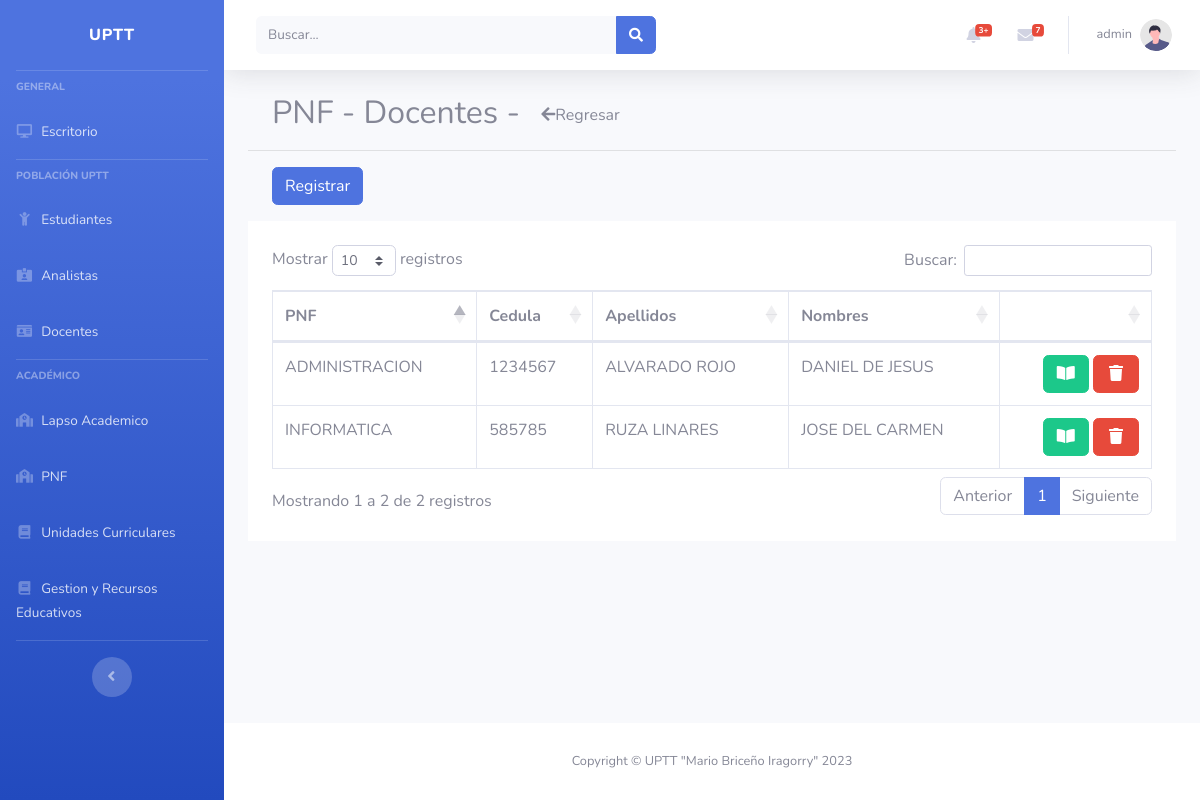
The page /?route=pnfTeachers&method=index (signed in) on the database its author committed.
### tables this page shows
CREATE TABLE `pnf_has_docentes` (
  `r_id` int(11) NOT NULL,
  `pnf_id` int(11) DEFAULT NULL,
  `docente_id` int(11) DEFAULT NULL
);

CREATE TABLE `pnf` (
  `id` int(11) NOT NULL,
  `descripcion` varchar(255) DEFAULT NULL
);

CREATE TABLE `docentes` (
  `id` int(11) NOT NULL,
  `codigo` varchar(255) DEFAULT NULL,
  `cedula` varchar(255) DEFAULT NULL,
  `apellidos` varchar(255) DEFAULT NULL,
  `nombres` varchar(255) DEFAULT NULL,
  `sexo_id` int(11) DEFAULT NULL,
  `fecha_nacimiento` varchar(255) DEFAULT NULL,
  `telefono_movil` varchar(255) DEFAULT NULL,
  `email` varchar(255) DEFAULT NULL,
  `linea_investigacion` varchar(255) DEFAULT NULL,
  `delegado_id` int(11) DEFAULT NULL,
  `cargo_coordinacion_id` int(11) DEFAULT NULL,
  `condicion_id` int(11) DEFAULT NULL,
  `dedicacion_id` int(11) DEFAULT NULL,
  `docente_categoria_id` int(11) DEFAULT NULL,
  `modalidad_id` int(11) DEFAULT NULL,
  `rol_id` int(11) DEFAULT NULL
);

### app/controllers/relations/teachers/pnfTeachersController.php (called while the page is built, shortened)
<?php
require_once($_SERVER['DOCUMENT_ROOT']."/php/uptt-project/app/models/relations/teachers/pnfTeachers.php");
class PNFteachersController{
    private $model;
    public function __construct()
    {
        $this->model = new PNFteachers();
    }
    public function index()
    {
        $rows = $this->model->get();
        include('app/views/pnf_folder/relations_teachers/index.php');
    }
}

### app/db/db.php (called while the page is built)
<?php
class BDConexion{
    private $host = "localhost";
    private $user = "root";
    private $pass = "";
    private $db = "uptt";
    public function __construct(){
        try {
            $pdo = new PDO("mysql:host=$this->host;dbname=$this->db", $this->user, $this->pass);
            $pdo->setAttribute(PDO::ATTR_ERRMODE, PDO::ERRMODE_EXCEPTION);
            return $pdo;
        } catch (PDOException $e) {
            echo "La conexión ha fallado: " . $e->getMessage();
        }
    }
}

### app/models/relations/teachers/pnfTeachers.php (called while the page is built, shortened)
<?php
require_once($_SERVER['DOCUMENT_ROOT']."/php/uptt-project/app/db/db.php");
class PNFteachers extends BDConexion{
    public $conn;
    public function __construct(){
        $this->conn = parent::__construct();
    }
    public function get(){
        $data = [];
        $sql = "SELECT * FROM pnf_has_docentes
                INNER JOIN docentes ON pnf_has_docentes.docente_id=docentes.id
                INNER JOIN pnf ON pnf_has_docentes.pnf_id=pnf.id
                WHERE 1";
        $pdo = $this->conn->prepare($sql);
        if($pdo->execute()){
            if($pdo->rowCount() > 0){
                while ($row = $pdo->fetch(PDO::FETCH_ASSOC)) {
                    $data[] = $row;
                }
            }
            return $data;
        }
    }
}

### app/views/pnf_folder/relations_teachers/index.php (the view, shortened to what this page needs)
<?php include($_SERVER['DOCUMENT_ROOT']."/php/uptt-project/app/views/partials/header.php");?>
<section class="container">
	<h2>PNF - Docentes -
		<a href="?route=pnf&method=index" class="btn">
			<i class="fa fa-arrow-left"></i>Regresar</a>
	</h2>
</section>
<hr>
<section class="container">
	<a href="?route=pnfTeachers&method=create" class="btn btn-primary">Registrar</a>
</section>
<section class="container p-4 bg-white">
	<table class="table table-bordered">
		<thead>
			<th>PNF</th>
			<th>Cedula</th>
			<th>Apellidos</th>
			<th>Nombres</th>
			<th></th>
		</thead>
		<tbody id="tb-tables">
			<?php if (!empty($rows)){ ?>
			<?php 	foreach($rows as $key){ ?>
					<tr>
						<td><?php echo $key['descripcion']; ?></td>
						<td><?php echo $key['cedula']; ?></td>
						<td><?php echo $key['apellidos']; ?></td>
						<td><?php echo $key['nombres']; ?></td>
						<td class="text-right">
							<a href="?route=teachers&method=show&id=<?php echo $key['docente_id']; ?>" class="btn btn-success"><i class="fas fa-fw fa-book-open"></i></a>
							<a href="?route=pnfTeachers&method=destroy&id=<?php echo $key['r_id']; ?>" class="btn btn-danger"><i class="fas fa-fw fa-trash"></i></a>
						</td>
					</tr>
			<?php 	}?>
			<?php } ?>
		</tbody>
	</table>
</section>
<?php include($_SERVER['DOCUMENT_ROOT']."/php/uptt-project/app/views/partials/footer.php");?>

### rows shown on the page
pnf_has_docentes: pnf.descripcion "ADMINISTRACION", docente.cedula "1234567", docente.apellidos "ALVARADO ROJO", docente.nombres "DANIEL DE JESUS"
pnf_has_docentes: pnf.descripcion "INFORMATICA", docente.cedula "585785", docente.apellidos "RUZA LINARES", docente.nombres "JOSE DEL CARMEN"

### other values the page prints
$_SESSION['row_count_0']['username'] "admin"
